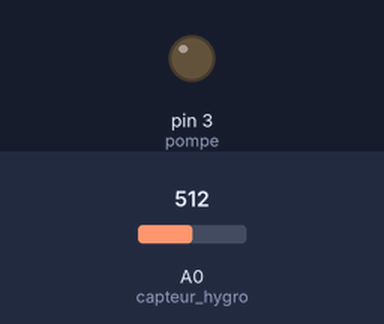
The sketch below on a simulated Arduino Uno, built with avr-gcc and run on an emulated ATmega328P. Shown: output pins drawn as LEDs (lit = HIGH). Inputs (shaded band) come from the test bench; at power-on: A0 (capteur_hygro) = 512.

Above: at 1.2 s.
1.3 s: A0 (capteur_hygro) set to 483
At 1.7 s:
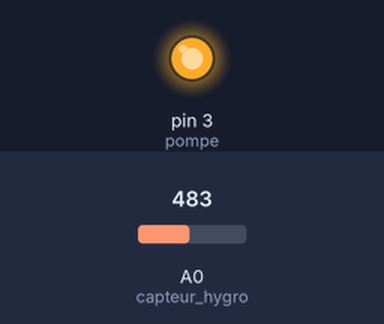
2.8 s: A0 (capteur_hygro) set to 510
At 4.0 s:
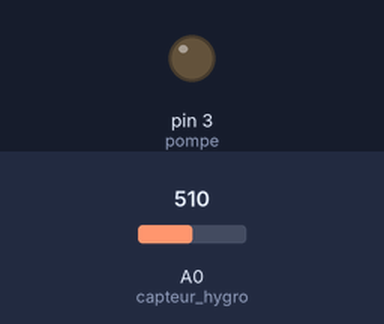
4.3 s: A0 (capteur_hygro) set to 490
At 5.2 s:
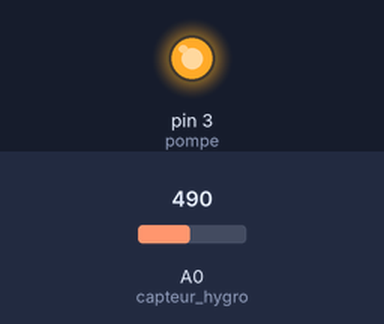
Timing chart, 0 to 7.3 s (numbered marks = the images above; inputs shaded):
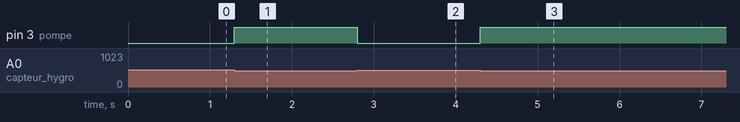

The sketch:

projet_pompe.ino
```cpp
//déclaration de la pin de la pompe
int pompe = 3;

//déclaration de la pin du capteur d'hygrométrie
int capteur_hygro = A0;

void setup() {
  //initialisation du port série
  Serial.begin(9600);
  //déclaration de la pompe en sortie
  pinMode(pompe,OUTPUT);
  //déclaration du capteur en entrée
  pinMode(capteur_hygro,INPUT);
}

void loop() {
  // si hygrométrie inférieure à 500, on allume la pompe
  if ((analogRead(capteur_hygro)) < 500){
    digitalWrite(pompe, HIGH);
    }

  // sinon, on éteint la pompe
  else {
    digitalWrite(pompe,LOW);
  }
}
```

Measured:
- the behaviour switches between 500 and 499 on A0 (capteur_hygro) (found by bisection; images 0 and 1)
- after the input at 1.3 s, pin 3 (pompe): LOW → HIGH at once
- after the input at 2.8 s, pin 3 (pompe): HIGH → LOW at once
- after the input at 4.3 s, pin 3 (pompe): LOW → HIGH at once
